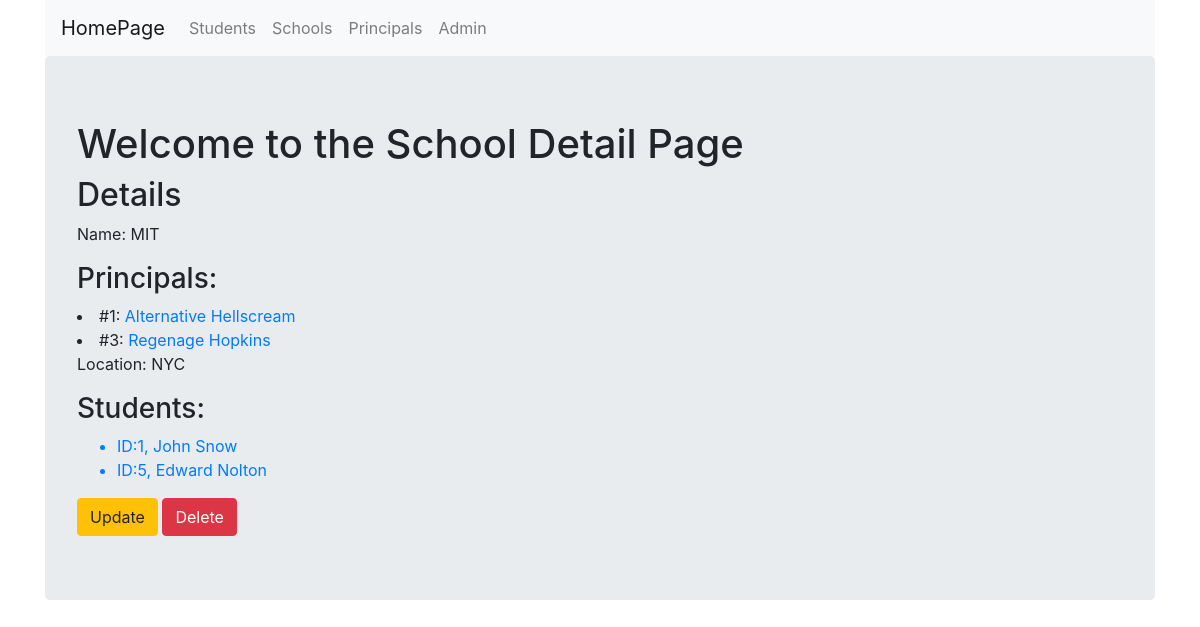
The page /CRUD_System/schools/1 on the database as committed earlier.
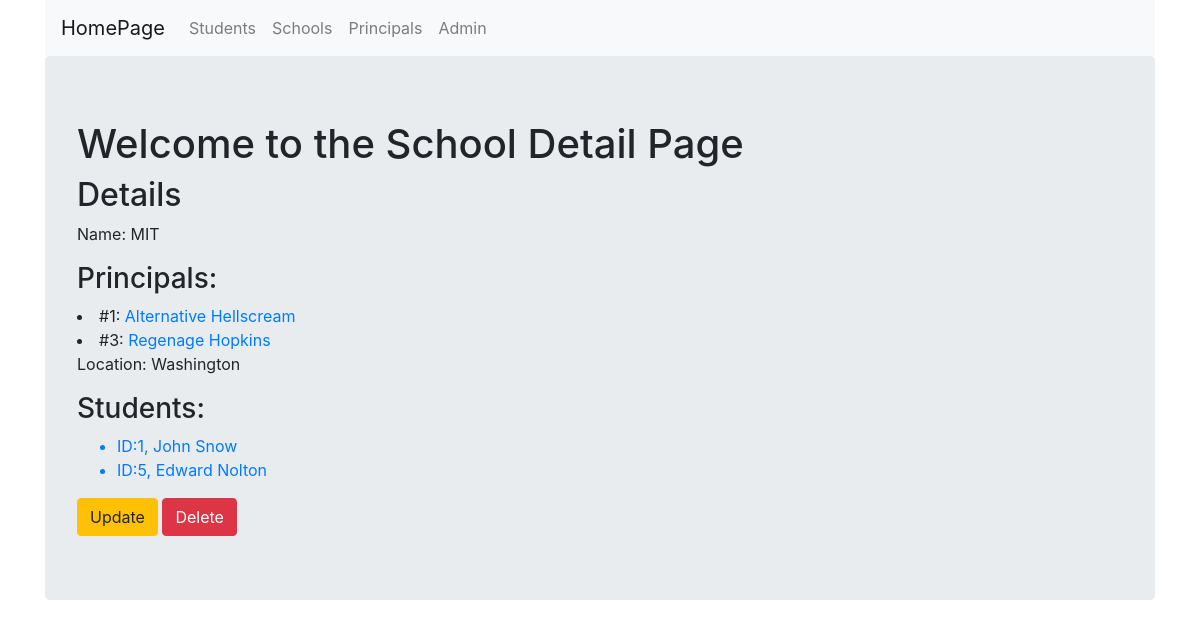
The same page on the database as committed later.
### CRUD_System/models.py (models this page shows, shortened)
class School(models.Model):
    name = models.CharField(max_length = 256)
    location = models.CharField(max_length = 256)

### CRUD_System/views.py (the view)
# urls.py: path('schools/<int:pk>', views.SchoolDetailView.as_view(), name='school_details'),
class SchoolDetailView(DetailView):
    context_object_name = 'school_details'
    model = models.School
    template_name = 'CRUD_System/CRUD_DetailView.html'

### CRUD_System/templates/CRUD_System/CRUD_DetailView.html (shortened to what this page needs)
{% extends 'CRUD_System/CRUD_System_base.html' %}
{% block body_block %}
{% if school_details %}
    <h1>Welcome to the School Detail Page</h1>
    <h2>Details</h2>
    <p>Name: {{school_details.name }}</p>
    {% if school_details.principal.all.0 %}
        <h3>Principals:</h3>
        {% for person in school_details.principal.all%}
            <li>#{{ person.id }}: <a href="{% url 'CRUD_System:principal_details' person.id %}">{{ person.name }} {{ person.last_name}}</a></li>
        {% endfor %}
    {% else%}
        <p>Principal: NONE</p>
    {% endif %}
    <p>Location: {{ school_details.location }}</p>
    <h3>Students:</h3>
    <ul>
        {% for student in school_details.students.all %}
        <a href="{% url 'CRUD_System:student_details' student.id%}">
            <li>ID:{{ student.id}}, {{student.name}} {{student.last_name}}</li>
        </a>
        {% endfor %}
    </ul>
    <a href="{% url 'CRUD_System:school_update' school_details.id%}">
        <input type="submit" name="" id="" class='btn btn-warning' value='Update'>
    </a>
    <a href="{% url 'CRUD_System:school_delete' school_details.id %}">
        <input type="submit" class='btn btn-danger' value='Delete'>
    </a>
{% endif %}
{% endblock %}

Rows that differ between the two databases and show on the page:
changed School "MIT": location "NYC" → "Washington"
